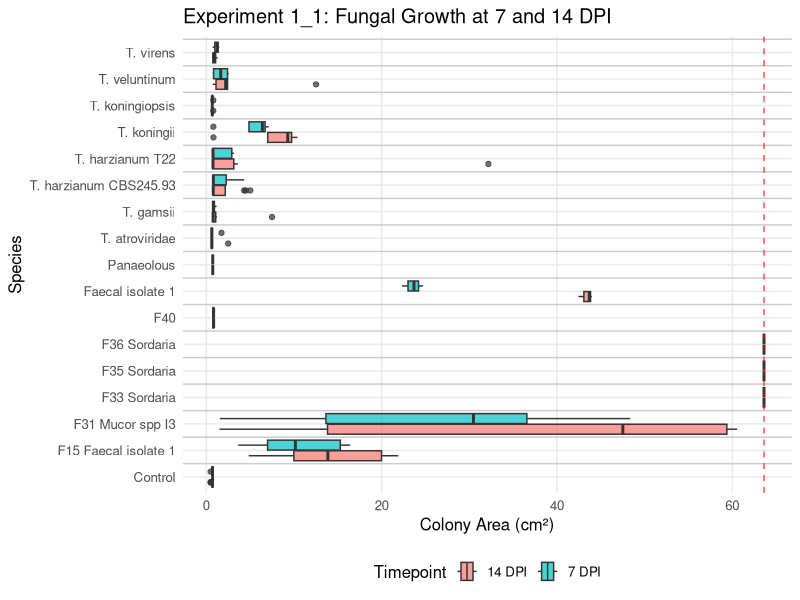
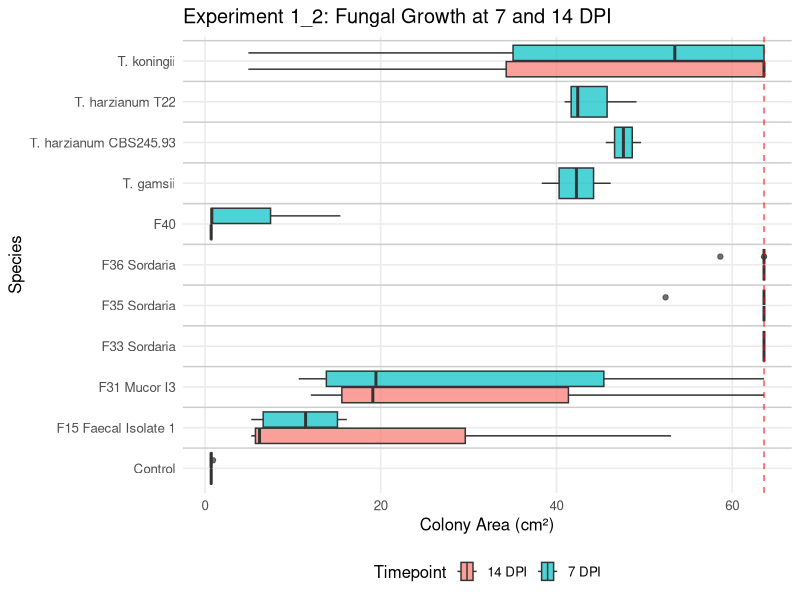
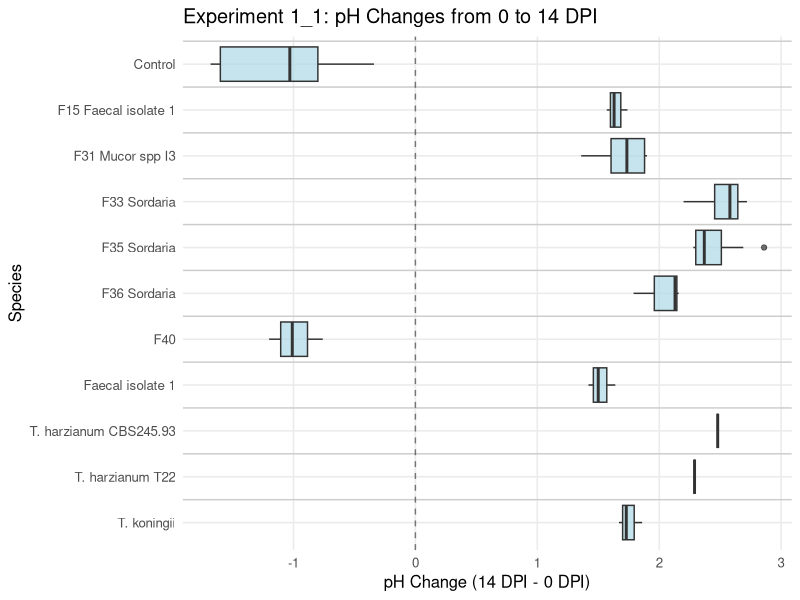
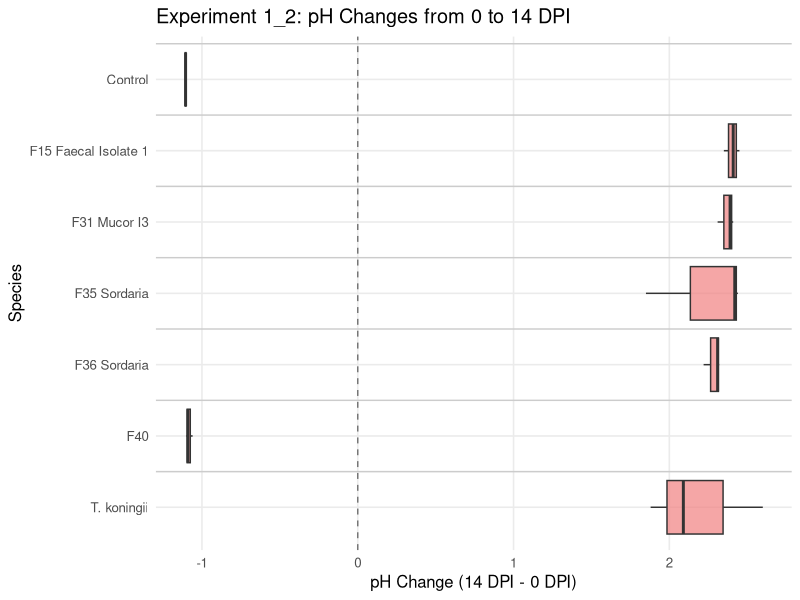
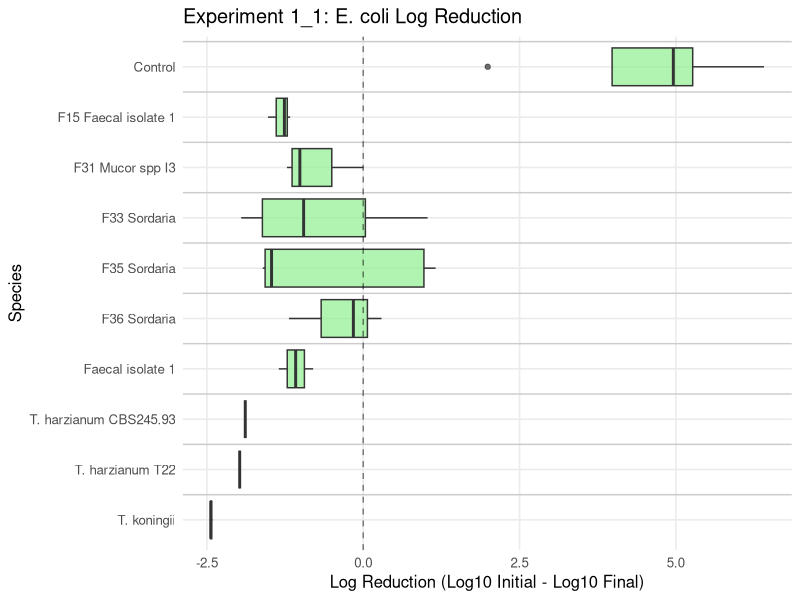
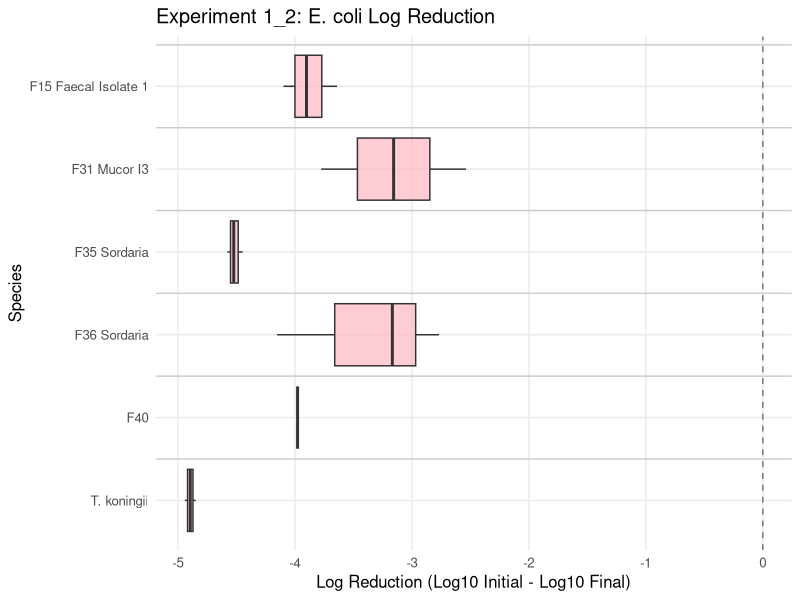
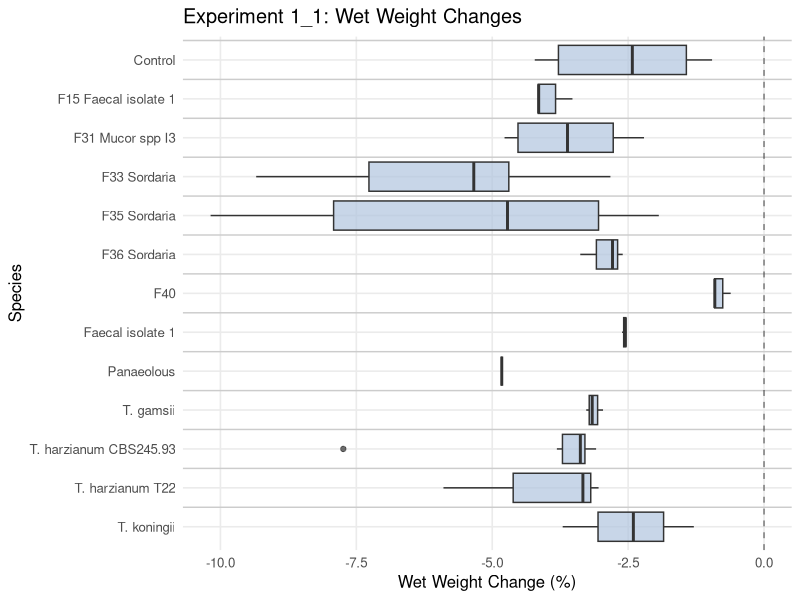
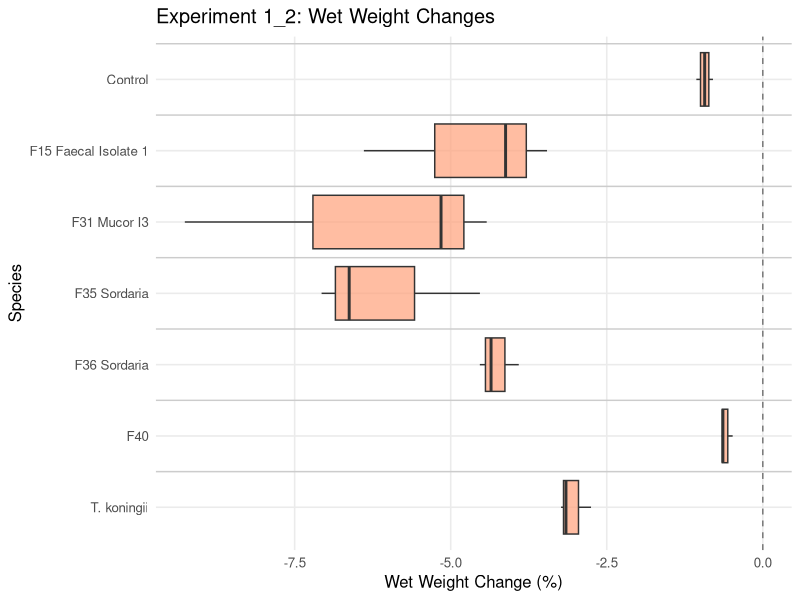

These charts were generated, in order, by the following R code:
## ---- chunk 1
knitr::opts_chunk$set(echo = FALSE, warning = FALSE, message = FALSE, 
                      fig.width = 12, fig.height = 8, dpi = 300)

library(tidyverse)
library(here)
library(ggplot2)
library(scales)
library(knitr)
library(patchwork)

# Load data
exp_data <- read_csv(here("data/processed/experiment_final.csv"), show_col_types = FALSE) %>%
  mutate(
    species = ifelse(species == "ctrl", "Control", species),
    MAX_PLATE_AREA = 63.62
  )

# Remove F37 Mold and F39 Thermo tolerant from analysis
exp_data <- exp_data %>%
  filter(species != "F37 Mold", species != "F39 Thermo tolerant")

# Remove data points marked with "exclude" during data cleaning
exp_data <- exp_data %>%
  filter(is.na(exclude) | exclude != "exclude")

# Create consistent species ordering with Control first
species_order <- exp_data %>%
  distinct(species) %>%
  arrange(species != "Control", species) %>%
  pull(species)

exp_data <- exp_data %>%
  mutate(species = factor(species, levels = species_order))
## ---- chunk 2
exp1_summary <- exp_data %>%
  filter(experiment == "1_1") %>%
  group_by(species) %>%
  summarise(
    technical_replicates = n(),
    biological_replicates = n_distinct(paste(id_faeces, starting_date)),
    growth_data = sum(!is.na(area_size_14dpi)),
    ecoli_data = sum(!is.na(ecoli_conc_14dpi)),
    weight_data = sum(!is.na(weight_14dpi)),
    .groups = "drop"
  ) %>%
  arrange(desc(technical_replicates))

kable(exp1_summary,
      caption = "**Experiment 1_1: Sample sizes and data availability**",
      col.names = c("Species", "Technical Reps", "Biological Reps", "Growth Data", "E.coli Data", "Weight Data"))
## ---- chunk 3
exp2_summary <- exp_data %>%
  filter(experiment == "1_2") %>%
  group_by(species) %>%
  summarise(
    technical_replicates = n(),
    biological_replicates = n_distinct(paste(id_faeces, starting_date)),
    growth_data = sum(!is.na(area_size_14dpi)),
    ecoli_data = sum(!is.na(ecoli_conc_14dpi)),
    weight_data = sum(!is.na(weight_14dpi)),
    .groups = "drop"
  ) %>%
  arrange(desc(technical_replicates))

kable(exp2_summary,
      caption = "**Experiment 1_2: Sample sizes and data availability**",
      col.names = c("Species", "Technical Reps", "Biological Reps", "Growth Data", "E.coli Data", "Weight Data"))
## ---- chunk 4
# Growth data for Experiment 1_1 - raw data for boxplots
growth_exp1_raw <- exp_data %>%
  filter(experiment == "1_1") %>%
  select(species, area_size_7dpi, area_size_14dpi) %>%
  pivot_longer(cols = c(area_size_7dpi, area_size_14dpi),
               names_to = "timepoint",
               values_to = "area_cm2") %>%
  filter(!is.na(area_cm2), is.finite(area_cm2)) %>%
  mutate(
    day = case_when(
      timepoint == "area_size_7dpi" ~ "7 DPI",
      timepoint == "area_size_14dpi" ~ "14 DPI"
    ),
    species = factor(species, levels = species_order)
  )

if(nrow(growth_exp1_raw) > 0) {
  # Add separation lines between species
  n_species <- length(levels(growth_exp1_raw$species))
  separation_lines <- seq(1.5, n_species - 0.5, by = 1)
  
  ggplot(growth_exp1_raw, aes(x = area_cm2, y = species, fill = day)) +
    geom_hline(yintercept = separation_lines, color = "gray80", linetype = "solid", size = 0.5) +
    geom_boxplot(alpha = 0.7, position = position_dodge(width = 0.8)) +
    geom_vline(xintercept = 63.62, linetype = "dashed", color = "red", alpha = 0.7) +
    labs(title = "Experiment 1_1: Fungal Growth at 7 and 14 DPI",
         x = "Colony Area (cm²)",
         y = "Species",
         fill = "Timepoint") +
    theme_minimal(base_size = 12) +
    theme(legend.position = "bottom",
          panel.grid.minor = element_blank())
} else {
  plot.new()
  text(0.5, 0.5, "No growth data available for Experiment 1_1", cex = 1.2)
}
## ---- chunk 5
# Growth data for Experiment 1_2 - raw data for boxplots
growth_exp2_raw <- exp_data %>%
  filter(experiment == "1_2") %>%
  select(species, area_size_7dpi, area_size_14dpi) %>%
  pivot_longer(cols = c(area_size_7dpi, area_size_14dpi),
               names_to = "timepoint",
               values_to = "area_cm2") %>%
  filter(!is.na(area_cm2), is.finite(area_cm2)) %>%
  mutate(
    day = case_when(
      timepoint == "area_size_7dpi" ~ "7 DPI",
      timepoint == "area_size_14dpi" ~ "14 DPI"
    ),
    species = factor(species, levels = species_order)
  )

if(nrow(growth_exp2_raw) > 0) {
  # Add separation lines between species
  n_species <- length(levels(growth_exp2_raw$species))
  separation_lines <- seq(1.5, n_species - 0.5, by = 1)
  
  ggplot(growth_exp2_raw, aes(x = area_cm2, y = species, fill = day)) +
    geom_hline(yintercept = separation_lines, color = "gray80", linetype = "solid", size = 0.5) +
    geom_boxplot(alpha = 0.7, position = position_dodge(width = 0.8)) +
    geom_vline(xintercept = 63.62, linetype = "dashed", color = "red", alpha = 0.7) +
    labs(title = "Experiment 1_2: Fungal Growth at 7 and 14 DPI",
         x = "Colony Area (cm²)",
         y = "Species",
         fill = "Timepoint") +
    theme_minimal(base_size = 12) +
    theme(legend.position = "bottom",
          panel.grid.minor = element_blank())
} else {
  plot.new()
  text(0.5, 0.5, "No growth data available for Experiment 1_2", cex = 1.2)
}
## ---- chunk 6
ph_exp1 <- exp_data %>%
  filter(experiment == "1_1", !is.na(ph_0dpi), !is.na(ph_14dpi)) %>%
  mutate(ph_change = ph_14dpi - ph_0dpi)

if(nrow(ph_exp1) > 0) {
  # Add separation lines between species
  n_species <- length(species_order)
  separation_lines <- seq(1.5, n_species - 0.5, by = 1)
  
  ggplot(ph_exp1, aes(x = factor(species, levels = rev(species_order)), y = ph_change)) +
    geom_vline(xintercept = separation_lines, color = "gray80", linetype = "solid", size = 0.5) +
    geom_boxplot(alpha = 0.7, fill = "lightblue") +
    geom_hline(yintercept = 0, linetype = "dashed", alpha = 0.5) +
    coord_flip() +
    labs(title = "Experiment 1_1: pH Changes from 0 to 14 DPI",
         x = "Species",
         y = "pH Change (14 DPI - 0 DPI)") +
    theme_minimal(base_size = 12) +
    theme(panel.grid.minor = element_blank())
} else {
  plot.new()
  text(0.5, 0.5, "No pH data available for Experiment 1_1", cex = 1.2)
}
## ---- chunk 7
ph_exp2 <- exp_data %>%
  filter(experiment == "1_2", !is.na(ph_0dpi), !is.na(ph_14dpi)) %>%
  mutate(ph_change = ph_14dpi - ph_0dpi)

if(nrow(ph_exp2) > 0) {
  # Add separation lines between species
  n_species <- length(species_order)
  separation_lines <- seq(1.5, n_species - 0.5, by = 1)
  
  ggplot(ph_exp2, aes(x = factor(species, levels = rev(species_order)), y = ph_change)) +
    geom_vline(xintercept = separation_lines, color = "gray80", linetype = "solid", size = 0.5) +
    geom_boxplot(alpha = 0.7, fill = "lightcoral") +
    geom_hline(yintercept = 0, linetype = "dashed", alpha = 0.5) +
    coord_flip() +
    labs(title = "Experiment 1_2: pH Changes from 0 to 14 DPI",
         x = "Species",
         y = "pH Change (14 DPI - 0 DPI)") +
    theme_minimal(base_size = 12) +
    theme(panel.grid.minor = element_blank())
} else {
  plot.new()
  text(0.5, 0.5, "No pH data available for Experiment 1_2", cex = 1.2)
}
## ---- chunk 8
ecoli_exp1 <- exp_data %>%
  filter(experiment == "1_1", !is.na(ecoli_conc_mean), !is.na(ecoli_conc_14dpi),
         ecoli_conc_mean > 0, ecoli_conc_14dpi > 0) %>%
  mutate(ecoli_log_reduction = log10(ecoli_conc_mean) - log10(ecoli_conc_14dpi))

if(nrow(ecoli_exp1) > 0) {
  # Add separation lines between species
  n_species <- length(species_order)
  separation_lines <- seq(1.5, n_species - 0.5, by = 1)
  
  ggplot(ecoli_exp1, aes(x = factor(species, levels = rev(species_order)), y = ecoli_log_reduction)) +
    geom_vline(xintercept = separation_lines, color = "gray80", linetype = "solid", size = 0.5) +
    geom_boxplot(alpha = 0.7, fill = "lightgreen") +
    geom_hline(yintercept = 0, linetype = "dashed", alpha = 0.5) +
    coord_flip() +
    labs(title = "Experiment 1_1: E. coli Log Reduction",
         x = "Species",
         y = "Log Reduction (Log10 Initial - Log10 Final)") +
    theme_minimal(base_size = 12) +
    theme(panel.grid.minor = element_blank())
} else {
  plot.new()
  text(0.5, 0.5, "No E. coli data available for Experiment 1_1", cex = 1.2)
}
## ---- chunk 9
ecoli_exp2 <- exp_data %>%
  filter(experiment == "1_2", !is.na(ecoli_conc_mean), !is.na(ecoli_conc_14dpi),
         ecoli_conc_mean > 0, ecoli_conc_14dpi > 0) %>%
  mutate(ecoli_log_reduction = log10(ecoli_conc_mean) - log10(ecoli_conc_14dpi))

if(nrow(ecoli_exp2) > 0) {
  # Add separation lines between species
  n_species <- length(species_order)
  separation_lines <- seq(1.5, n_species - 0.5, by = 1)
  
  ggplot(ecoli_exp2, aes(x = factor(species, levels = rev(species_order)), y = ecoli_log_reduction)) +
    geom_vline(xintercept = separation_lines, color = "gray80", linetype = "solid", size = 0.5) +
    geom_boxplot(alpha = 0.7, fill = "lightpink") +
    geom_hline(yintercept = 0, linetype = "dashed", alpha = 0.5) +
    coord_flip() +
    labs(title = "Experiment 1_2: E. coli Log Reduction",
         x = "Species",
         y = "Log Reduction (Log10 Initial - Log10 Final)") +
    theme_minimal(base_size = 12) +
    theme(panel.grid.minor = element_blank())
} else {
  plot.new()
  text(0.5, 0.5, "No E. coli data available for Experiment 1_2", cex = 1.2)
}
## ---- chunk 10
wet_weight_exp1 <- exp_data %>%
  filter(experiment == "1_1", !is.na(weight_0dpi), !is.na(weight_14dpi)) %>%
  mutate(wet_weight_percent_change = ((weight_14dpi - weight_0dpi) / weight_0dpi) * 100)

if(nrow(wet_weight_exp1) > 0) {
  # Add separation lines between species
  n_species <- length(species_order)
  separation_lines <- seq(1.5, n_species - 0.5, by = 1)
  
  ggplot(wet_weight_exp1, aes(x = factor(species, levels = rev(species_order)), y = wet_weight_percent_change)) +
    geom_vline(xintercept = separation_lines, color = "gray80", linetype = "solid", size = 0.5) +
    geom_boxplot(alpha = 0.7, fill = "lightsteelblue") +
    geom_hline(yintercept = 0, linetype = "dashed", alpha = 0.5) +
    coord_flip() +
    labs(title = "Experiment 1_1: Wet Weight Changes",
         x = "Species",
         y = "Wet Weight Change (%)") +
    theme_minimal(base_size = 12) +
    theme(panel.grid.minor = element_blank())
} else {
  plot.new()
  text(0.5, 0.5, "No wet weight data available for Experiment 1_1", cex = 1.2)
}
## ---- chunk 11
wet_weight_exp2 <- exp_data %>%
  filter(experiment == "1_2", !is.na(weight_0dpi), !is.na(weight_14dpi)) %>%
  mutate(wet_weight_percent_change = ((weight_14dpi - weight_0dpi) / weight_0dpi) * 100)

if(nrow(wet_weight_exp2) > 0) {
  # Add separation lines between species
  n_species <- length(species_order)
  separation_lines <- seq(1.5, n_species - 0.5, by = 1)
  
  ggplot(wet_weight_exp2, aes(x = factor(species, levels = rev(species_order)), y = wet_weight_percent_change)) +
    geom_vline(xintercept = separation_lines, color = "gray80", linetype = "solid", size = 0.5) +
    geom_boxplot(alpha = 0.7, fill = "lightsalmon") +
    geom_hline(yintercept = 0, linetype = "dashed", alpha = 0.5) +
    coord_flip() +
    labs(title = "Experiment 1_2: Wet Weight Changes",
         x = "Species",
         y = "Wet Weight Change (%)") +
    theme_minimal(base_size = 12) +
    theme(panel.grid.minor = element_blank())
} else {
  plot.new()
  text(0.5, 0.5, "No wet weight data available for Experiment 1_2", cex = 1.2)
}
